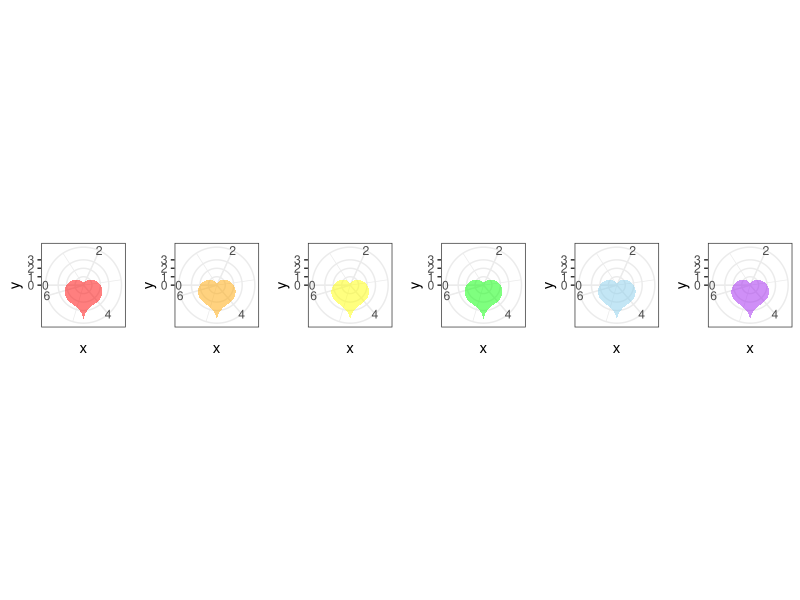
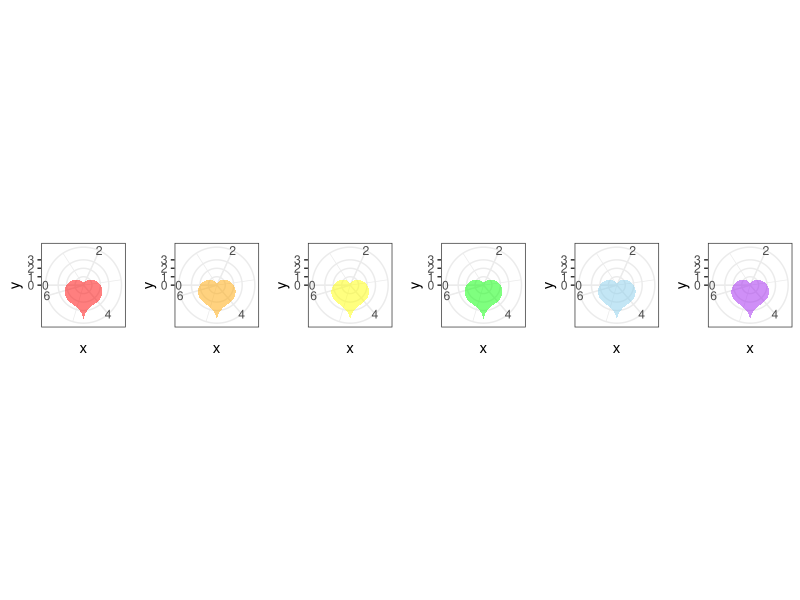

These charts were generated, in order, by the following R code:
#load packages
library(ggplot2)
library(egg)

#make a heart function (a cardoid)
#Refrence: https://math.stackexchange.com/questions/12098/drawing-heart-in-mathematica
hearty <- function(x)2-2*sin(x) + sin(x)*(sqrt(abs(cos(x))))/(sin(x)+1.4)

#feed in the 100 2*pi points
#Then draw polar graphs by inversting the cardoids and applying different colors
red <- ggplot()+ 
  stat_function(data = data.frame(x= seq(0, 2*pi, length.out= 200)), 
                aes(x=x),fun= hearty,  geom= "area",fill = "red", alpha= 0.5) + 
  coord_polar(start=-pi/2)+ theme_bw()

ora <- ggplot()+ 
  stat_function(data = data.frame(x= seq(0, 2*pi, length.out= 200)), 
                aes(x=x),fun= hearty,  geom= "area",fill = "orange", alpha= 0.5) + 
  coord_polar(start=-pi/2)+ theme_bw()

yel <- ggplot()+ 
  stat_function(data = data.frame(x= seq(0, 2*pi, length.out= 200)), 
                aes(x=x),fun= hearty,  geom= "area",fill = "yellow", alpha= 0.5) + 
  coord_polar(start=-pi/2)+ theme_bw()

gre <- ggplot()+ 
  stat_function(data = data.frame(x= seq(0, 2*pi, length.out= 200)), 
                aes(x=x),fun= hearty,  geom= "area",fill = "green", alpha= 0.5) + 
  coord_polar(start=-pi/2)+ theme_bw()

blu <- ggplot()+ 
  stat_function(data = data.frame(x= seq(0, 2*pi, length.out= 200)), 
                aes(x=x),fun= hearty,  geom= "area",fill = "skyblue", alpha= 0.5) + 
  coord_polar(start=-pi/2)+ theme_bw()

pur <- ggplot()+ 
  stat_function(data = data.frame(x= seq(0, 2*pi, length.out= 200)), 
                aes(x=x),fun= hearty,  geom= "area",fill = "purple", alpha= 0.5) + 
  coord_polar(start=-pi/2)+ theme_bw()

#Join all the plots together in one row
figures <- egg::ggarrange(red, ora, yel, gre, blu, pur, nrow = 1)

#Save
ggsave("hearts.png", figures, width = 25, height = 9, units = "cm", dpi= 600)
